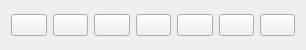
<?xml version="1.0" encoding="UTF-8"?>
<ui version="4.0">
 <class>plot_navigator</class>
 <widget class="QFrame" name="plot_navigator">
  <property name="geometry">
   <rect>
    <x>0</x>
    <y>0</y>
    <width>306</width>
    <height>50</height>
   </rect>
  </property>
  <property name="minimumSize">
   <size>
    <width>306</width>
    <height>50</height>
   </size>
  </property>
  <property name="maximumSize">
   <size>
    <width>306</width>
    <height>50</height>
   </size>
  </property>
  <property name="windowTitle">
   <string>Frame</string>
  </property>
  <layout class="QHBoxLayout" name="horizontalLayout">
   <item>
    <widget class="QPushButton" name="origin_view_button">
     <property name="maximumSize">
      <size>
       <width>36</width>
       <height>16777215</height>
      </size>
     </property>
     <property name="icon">
      <iconset resource="icon/plot_navigator.qrc">
       <normaloff>:/navigator/home-60.png</normaloff>:/navigator/home-60.png</iconset>
     </property>
     <property name="iconSize">
      <size>
       <width>24</width>
       <height>24</height>
      </size>
     </property>
    </widget>
   </item>
   <item>
    <widget class="QPushButton" name="prev_view_button">
     <property name="maximumSize">
      <size>
       <width>36</width>
       <height>16777215</height>
      </size>
     </property>
     <property name="icon">
      <iconset resource="icon/plot_navigator.qrc">
       <normaloff>:/navigator/arrow-left-60.png</normaloff>:/navigator/arrow-left-60.png</iconset>
     </property>
     <property name="iconSize">
      <size>
       <width>24</width>
       <height>24</height>
      </size>
     </property>
    </widget>
   </item>
   <item>
    <widget class="QPushButton" name="after_view_button">
     <property name="maximumSize">
      <size>
       <width>36</width>
       <height>16777215</height>
      </size>
     </property>
     <property name="icon">
      <iconset resource="icon/plot_navigator.qrc">
       <normaloff>:/navigator/arrow-right-60.png</normaloff>:/navigator/arrow-right-60.png</iconset>
     </property>
     <property name="iconSize">
      <size>
       <width>24</width>
       <height>24</height>
      </size>
     </property>
    </widget>
   </item>
   <item>
    <widget class="QPushButton" name="pan_view_button">
     <property name="maximumSize">
      <size>
       <width>36</width>
       <height>16777215</height>
      </size>
     </property>
     <property name="icon">
      <iconset resource="icon/plot_navigator.qrc">
       <normaloff>:/navigator/drag-60.png</normaloff>:/navigator/drag-60.png</iconset>
     </property>
     <property name="iconSize">
      <size>
       <width>24</width>
       <height>24</height>
      </size>
     </property>
    </widget>
   </item>
   <item>
    <widget class="QPushButton" name="zoom_button">
     <property name="maximumSize">
      <size>
       <width>36</width>
       <height>16777215</height>
      </size>
     </property>
     <property name="icon">
      <iconset resource="icon/plot_navigator.qrc">
       <normaloff>:/navigator/search-60.png</normaloff>:/navigator/search-60.png</iconset>
     </property>
     <property name="iconSize">
      <size>
       <width>24</width>
       <height>24</height>
      </size>
     </property>
    </widget>
   </item>
   <item>
    <widget class="QPushButton" name="setting__button">
     <property name="maximumSize">
      <size>
       <width>36</width>
       <height>16777215</height>
      </size>
     </property>
     <property name="icon">
      <iconset resource="icon/plot_navigator.qrc">
       <normaloff>:/navigator/adjust-60.png</normaloff>:/navigator/adjust-60.png</iconset>
     </property>
     <property name="iconSize">
      <size>
       <width>24</width>
       <height>24</height>
      </size>
     </property>
    </widget>
   </item>
   <item>
    <widget class="QPushButton" name="save_button">
     <property name="maximumSize">
      <size>
       <width>36</width>
       <height>16777215</height>
      </size>
     </property>
     <property name="icon">
      <iconset resource="icon/plot_navigator.qrc">
       <normaloff>:/navigator/save-60.png</normaloff>:/navigator/save-60.png</iconset>
     </property>
     <property name="iconSize">
      <size>
       <width>24</width>
       <height>24</height>
      </size>
     </property>
    </widget>
   </item>
  </layout>
 </widget>
 <resources>
  <include location="icon/plot_navigator.qrc"/>
 </resources>
 <connections/>
</ui>
